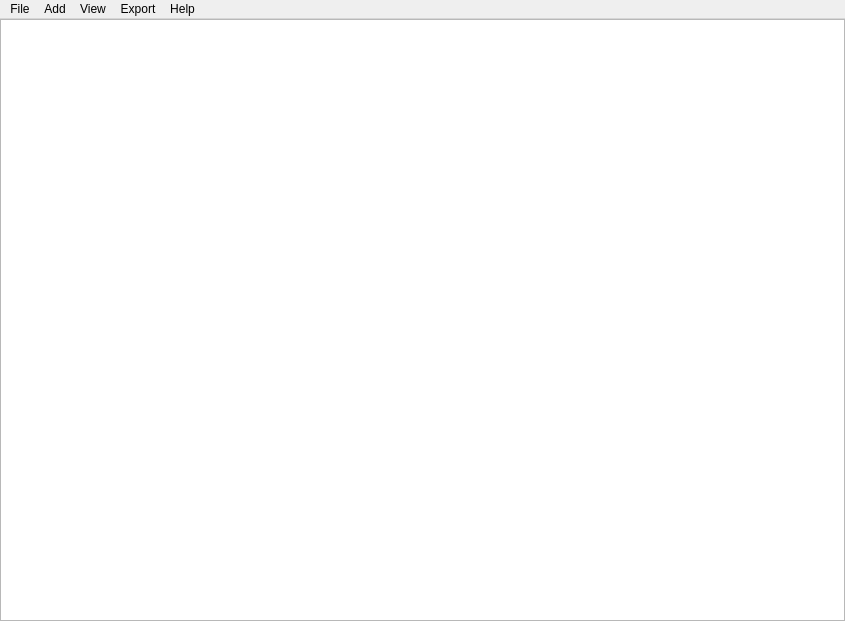
<?xml version="1.0" encoding="UTF-8"?>
<ui version="4.0">
 <class>MainWindow</class>
 <widget class="QMainWindow" name="MainWindow">
  <property name="geometry">
   <rect>
    <x>0</x>
    <y>0</y>
    <width>845</width>
    <height>621</height>
   </rect>
  </property>
  <property name="windowTitle">
   <string>MainWindow</string>
  </property>
  <widget class="QWidget" name="centralwidget">
   <layout class="QHBoxLayout" name="horizontalLayout">
    <property name="spacing">
     <number>0</number>
    </property>
    <property name="margin">
     <number>0</number>
    </property>
    <item>
     <widget class="Canvas" name="canvas">
      <property name="sizePolicy">
       <sizepolicy hsizetype="Preferred" vsizetype="Expanding">
        <horstretch>128</horstretch>
        <verstretch>0</verstretch>
       </sizepolicy>
      </property>
     </widget>
    </item>
   </layout>
  </widget>
  <widget class="QMenuBar" name="menubar">
   <property name="geometry">
    <rect>
     <x>0</x>
     <y>0</y>
     <width>845</width>
     <height>22</height>
    </rect>
   </property>
   <widget class="QMenu" name="menuFile">
    <property name="title">
     <string>File</string>
    </property>
    <addaction name="actionNew"/>
    <addaction name="actionOpen"/>
    <addaction name="actionSave"/>
    <addaction name="actionSaveAs"/>
    <addaction name="actionQuit"/>
   </widget>
   <widget class="QMenu" name="menuExport">
    <property name="title">
     <string>Export</string>
    </property>
    <addaction name="actionExportMesh"/>
    <addaction name="actionExportJSON"/>
    <addaction name="actionExportHeightmap"/>
   </widget>
   <widget class="QMenu" name="menuHelp">
    <property name="title">
     <string>Help</string>
    </property>
    <addaction name="actionAbout"/>
    <addaction name="actionControls"/>
   </widget>
   <widget class="QMenu" name="menuAdd">
    <property name="title">
     <string>Add</string>
    </property>
   </widget>
   <widget class="QMenu" name="menuView">
    <property name="title">
     <string>View</string>
    </property>
    <addaction name="actionHeightmap"/>
    <addaction name="actionShaded"/>
   </widget>
   <addaction name="menuFile"/>
   <addaction name="menuAdd"/>
   <addaction name="menuView"/>
   <addaction name="menuExport"/>
   <addaction name="menuHelp"/>
  </widget>
  <action name="actionNew">
   <property name="text">
    <string>New</string>
   </property>
  </action>
  <action name="actionOpen">
   <property name="text">
    <string>Open</string>
   </property>
  </action>
  <action name="actionSave">
   <property name="text">
    <string>Save</string>
   </property>
  </action>
  <action name="actionSaveAs">
   <property name="text">
    <string>Save As</string>
   </property>
  </action>
  <action name="actionQuit">
   <property name="text">
    <string>Quit</string>
   </property>
  </action>
  <action name="actionExportMesh">
   <property name="text">
    <string>Mesh (.stl)</string>
   </property>
  </action>
  <action name="actionAbout">
   <property name="text">
    <string>About</string>
   </property>
  </action>
  <action name="actionExportJSON">
   <property name="text">
    <string>JSON (.f)</string>
   </property>
  </action>
  <action name="actionExportHeightmap">
   <property name="text">
    <string>Height-map (.png)</string>
   </property>
  </action>
  <action name="actionControls">
   <property name="text">
    <string>Controls</string>
   </property>
  </action>
  <action name="actionHeightmap">
   <property name="checkable">
    <bool>true</bool>
   </property>
   <property name="text">
    <string>Height-map</string>
   </property>
  </action>
  <action name="actionShaded">
   <property name="checkable">
    <bool>true</bool>
   </property>
   <property name="checked">
    <bool>true</bool>
   </property>
   <property name="text">
    <string>Shaded</string>
   </property>
  </action>
 </widget>
 <customwidgets>
  <customwidget>
   <class>Canvas</class>
   <extends>QGraphicsView</extends>
   <header>../src/ui/canvas.h</header>
  </customwidget>
 </customwidgets>
 <resources/>
 <connections/>
</ui>
